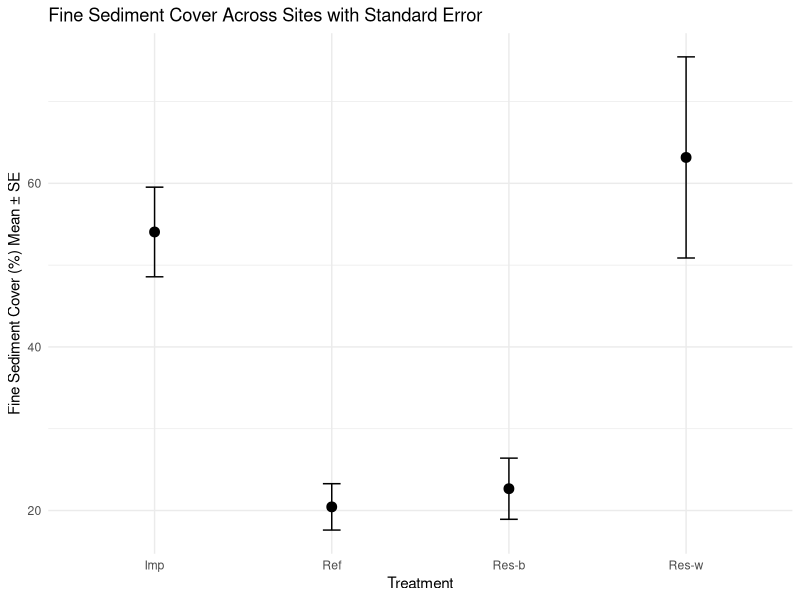
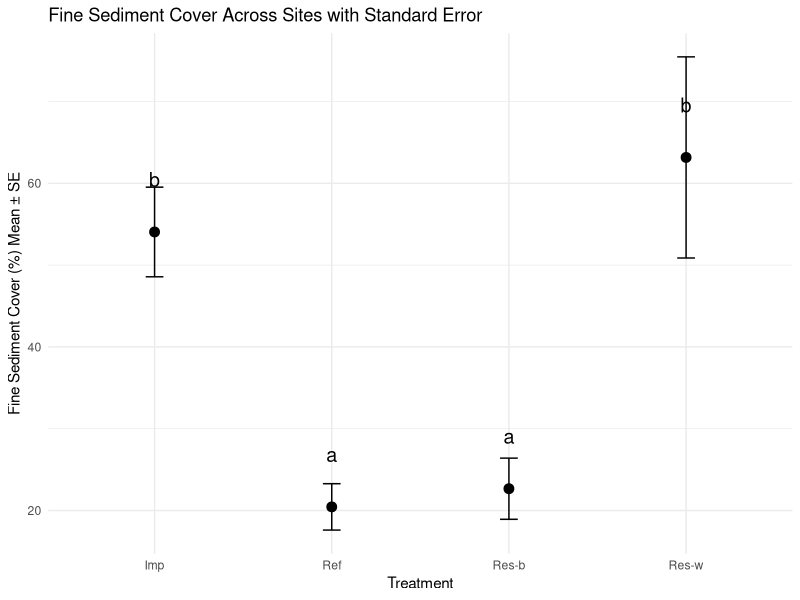
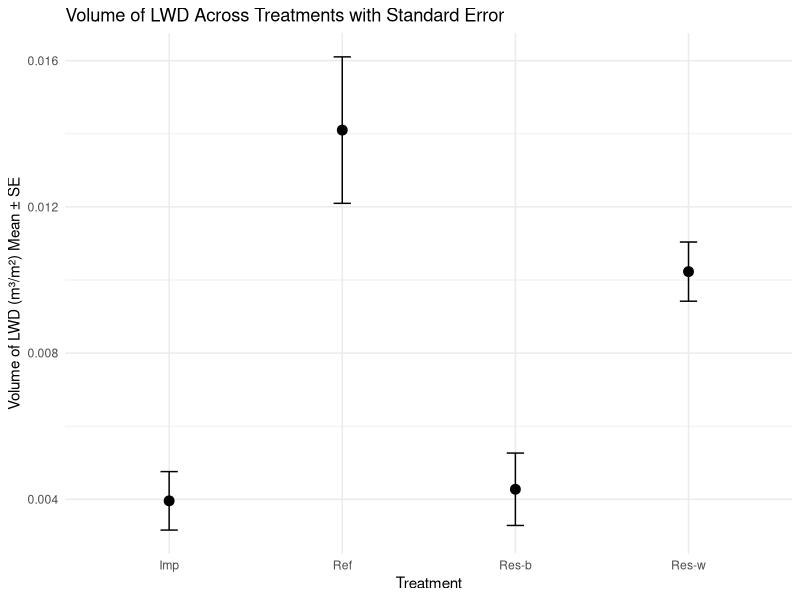
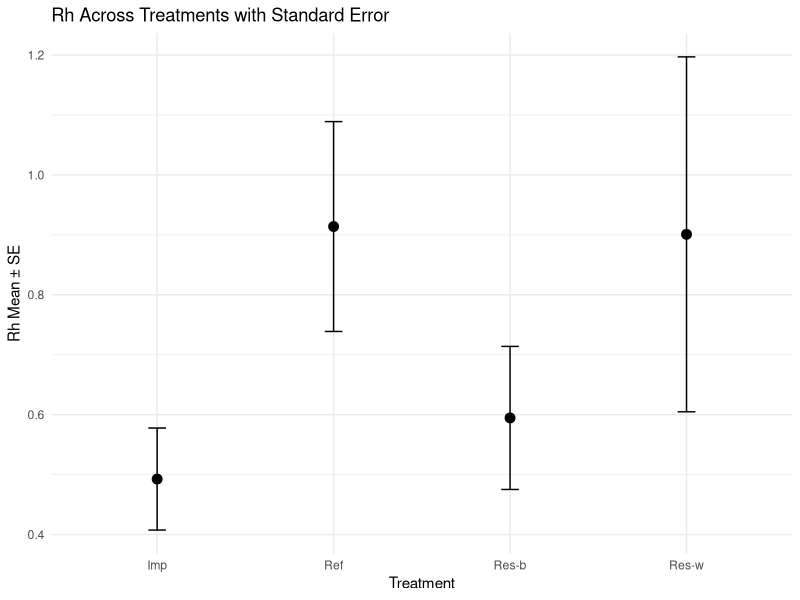

Generate these figures, in order, with R: (Note: this script raises an error after producing the figures.)
## ---- chunk 1
library(tidyverse)
library(dplyr)
library(ggplot2)


## ---- chunk 2

library(readxl)

# Read data from the second sheet by specifying the sheet index
streamrest <- read_excel("Turunen.xlsx", sheet = 2)

head(streamrest)

## ---- chunk 3

streamrest_summary <- streamrest %>%
  group_by(Treatment) %>%
  summarize(across(everything(), 
                   list(mean = ~mean(. , na.rm = TRUE),
                        se = ~sd(. , na.rm = TRUE) / sqrt(length(.))), 
                   .names = "{col}_{fn}"))

# View the result
print(streamrest_summary)

## ---- chunk 4
#Fine Sediment Anova

  anova_result <- aov(`Fine sediment cover (%)` ~ Treatment, data = streamrest)
  
  summary(anova_result)

## ---- chunk 5

tukey_result <- TukeyHSD(anova_result)

# Print the Tukey test results
print(tukey_result)

## ---- chunk 6

# If Pvalues are below 0.05, there is a significant difference between the groups being compared. If it is above 0.5, there is no significant difference between treatments. If categorize have "ref" as group a, any thing that is not significantly different will also belong to group a. 

# Based on this, group a would contain "ref" and "res-b"

# We will now categorize "res-w" as group b. 

# Based on this, group b would also contain "Imp". 

# Now all of our treatments are in groups based on their different fine sediment %

## ---- chunk 7

# Now lets plot these values 

ggplot(streamrest_summary, aes(x = Treatment, y = `Fine sediment cover (%)_mean`, 
                              group = Treatment)) +
  geom_point(size = 3) +  
  geom_line() +           
  geom_errorbar(aes(ymin = `Fine sediment cover (%)_mean` - `Fine sediment cover (%)_se`, 
                    ymax = `Fine sediment cover (%)_mean` + `Fine sediment cover (%)_se`), 
                width = 0.1) +
  theme_minimal() +      
  labs(x = "Treatment", y = "Fine Sediment Cover (%) Mean ± SE",
       title = "Fine Sediment Cover Across Sites with Standard Error")


## ---- chunk 8

# Now that we have these values plotted, lets also overlay our groups to better visualize these differences

library(dplyr)

# Create the 'SedimentGroup' column and assign 'a' to 'Ref' and 'Res-b'
streamrest_summary <- streamrest_summary |>
  mutate(SedimentGroup = case_when(
    Treatment %in% c("Ref", "Res-b") ~ "a",
    Treatment %in% c("Imp", "Res-w") ~ "b"))

head(streamrest_summary)



## ---- chunk 9

ggplot(streamrest_summary, aes(x = Treatment, y = `Fine sediment cover (%)_mean`, group = Treatment)) +
  geom_point(size = 3) +  
  geom_line() +           
  geom_errorbar(aes(ymin = `Fine sediment cover (%)_mean` - `Fine sediment cover (%)_se`, 
                    ymax = `Fine sediment cover (%)_mean` + `Fine sediment cover (%)_se`), 
                width = 0.1) +
  geom_text(aes(label = SedimentGroup), vjust = -3, hjust = 0.5, size = 5, color = "black") +  # Add group labels
  theme_minimal() +      
  labs(x = "Treatment", y = "Fine Sediment Cover (%) Mean ± SE",
       title = "Fine Sediment Cover Across Sites with Standard Error") 

## ---- chunk 10

ggplot(streamrest_summary, aes(x = Treatment, y = `Volume of LWD (m3/m2)_mean`, 
                              group = Treatment)) +
  geom_point(size = 3) +  
  geom_line() +           
  geom_errorbar(aes(ymin = `Volume of LWD (m3/m2)_mean` - `Volume of LWD (m3/m2)_se`, 
                    ymax = `Volume of LWD (m3/m2)_mean` + `Volume of LWD (m3/m2)_se`), 
                width = 0.1) +
  theme_minimal() +      
  labs(x = "Treatment", y = "Volume of LWD (m³/m²) Mean ± SE",
       title = "Volume of LWD Across Treatments with Standard Error")


## ---- chunk 11

ggplot(streamrest_summary, aes(x = Treatment, y = `Rh_mean`, 
                              group = Treatment)) +
  geom_point(size = 3) +  
  geom_line() +           
  geom_errorbar(aes(ymin = `Rh_mean` - `Rh_se`, 
                    ymax = `Rh_mean` + `Rh_se`), 
                width = 0.1) +
  theme_minimal() +      
  labs(x = "Treatment", y = "Rh Mean ± SE",
       title = "Rh Across Treatments with Standard Error")


## ---- chunk 12
# Load the lme4 package
library(lme4)

# Assuming your data is stored in the 'streamrest' dataframe
# First, make sure the column names are properly referenced (ensure no spaces or special characters in your column names if you haven’t already)

# Example: Fine sediment cover (%) as the dependent variable
model_fine_sediment <- lmer(`Fine sediment cover (%)` ~ Treatment + `Catchment size (km2)` + `Water temperature (°C)` + (1 | `Stream name`), data = streamrest)

# Check the summary of the model
summary(model_fine_sediment)

# Post-hoc testing for differences between treatment levels
# Install and load the multcomp package for post-hoc testing
# install.packages("multcomp")
library(multcomp)

# Example of post-hoc testing for differences between treatments
post_hoc <- glht(model_fine_sediment, linfct = mcp(Treatment = "Tukey"))
summary(post_hoc)

# Example LMM for another outcome, e.g., 'Volume of LWD (m3/m2)'
model_LWD <- lmer(`Volume of LWD (m3/m2)` ~ Treatment + `Peatland area (%)` + `Stream width (m)` + (1 | `Stream name`), data = streamrest)

# Summary of the LWD model
summary(model_LWD)

# Example with interaction between Treatment and Peatland drainage
model_interaction <- lmer(`Fine sediment cover (%)` ~ Treatment * `Peatland drainage (%)` + (1 | `Stream name`), data = streamrest)

# Check the summary of this interaction model
summary(model_interaction)
